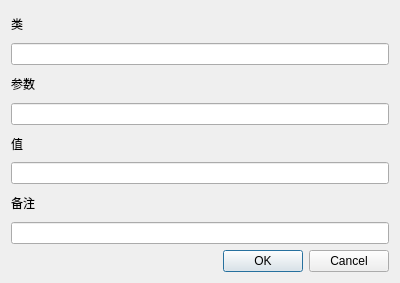
<?xml version="1.0" encoding="UTF-8"?>
<ui version="4.0">
 <class>Dialog</class>
 <widget class="QDialog" name="Dialog">
  <property name="geometry">
   <rect>
    <x>0</x>
    <y>0</y>
    <width>400</width>
    <height>283</height>
   </rect>
  </property>
  <property name="windowTitle">
   <string>添加新参数</string>
  </property>
  <layout class="QGridLayout" name="gridLayout">
   <item row="7" column="0">
    <widget class="QLineEdit" name="lineEdit_2"/>
   </item>
   <item row="1" column="0">
    <widget class="QLineEdit" name="lineEdit"/>
   </item>
   <item row="4" column="0">
    <widget class="QLabel" name="label_3">
     <property name="text">
      <string>值</string>
     </property>
    </widget>
   </item>
   <item row="5" column="0">
    <widget class="QLineEdit" name="lineEdit_3"/>
   </item>
   <item row="3" column="0">
    <widget class="QLineEdit" name="lineEdit_4"/>
   </item>
   <item row="8" column="0">
    <widget class="QDialogButtonBox" name="buttonBox">
     <property name="orientation">
      <enum>Qt::Horizontal</enum>
     </property>
     <property name="standardButtons">
      <set>QDialogButtonBox::Cancel|QDialogButtonBox::Ok</set>
     </property>
    </widget>
   </item>
   <item row="2" column="0">
    <widget class="QLabel" name="label_2">
     <property name="text">
      <string>参数</string>
     </property>
    </widget>
   </item>
   <item row="0" column="0">
    <widget class="QLabel" name="label">
     <property name="text">
      <string>类</string>
     </property>
    </widget>
   </item>
   <item row="6" column="0">
    <widget class="QLabel" name="label_4">
     <property name="text">
      <string>备注</string>
     </property>
    </widget>
   </item>
  </layout>
 </widget>
 <resources/>
 <connections>
  <connection>
   <sender>buttonBox</sender>
   <signal>accepted()</signal>
   <receiver>Dialog</receiver>
   <slot>accept()</slot>
   <hints>
    <hint type="sourcelabel">
     <x>248</x>
     <y>254</y>
    </hint>
    <hint type="destinationlabel">
     <x>157</x>
     <y>274</y>
    </hint>
   </hints>
  </connection>
  <connection>
   <sender>buttonBox</sender>
   <signal>rejected()</signal>
   <receiver>Dialog</receiver>
   <slot>reject()</slot>
   <hints>
    <hint type="sourcelabel">
     <x>316</x>
     <y>260</y>
    </hint>
    <hint type="destinationlabel">
     <x>286</x>
     <y>274</y>
    </hint>
   </hints>
  </connection>
 </connections>
</ui>
